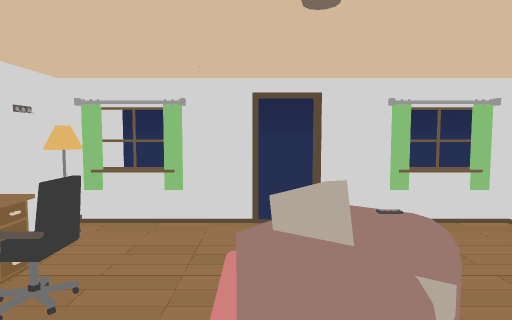
view 1 (above)

12 first-person views from a walk through a Unity game level. The camera is 1.4 m above the floor, tilts 4° down and sees 75° across. Doors are open. The floor is counted in squares, 1 m on a side. Each view is taken from the middle of a square. On the plan, view 1 faces up. The plan holds only what a view shows up to about 15 squares ahead; the rest is blank. The player character is not drawn.

view 2
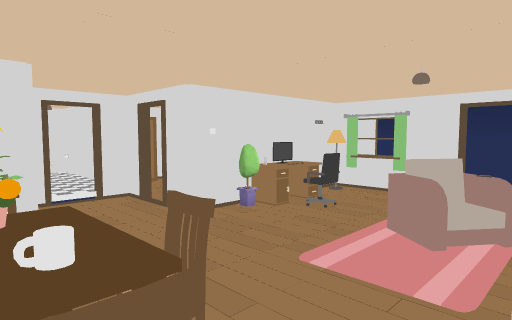

view 3
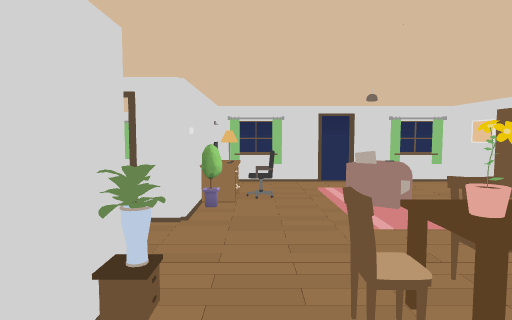

view 4
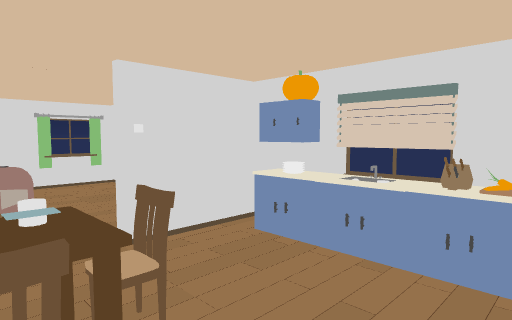

view 5
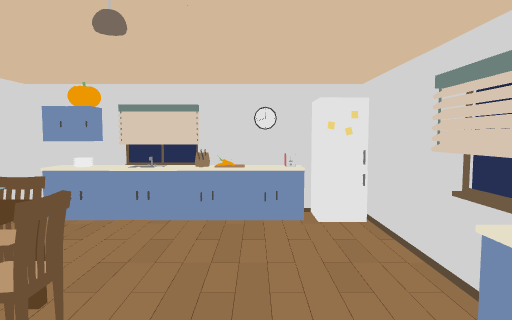

view 6
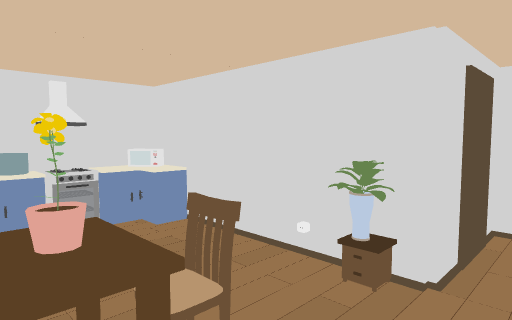

view 7
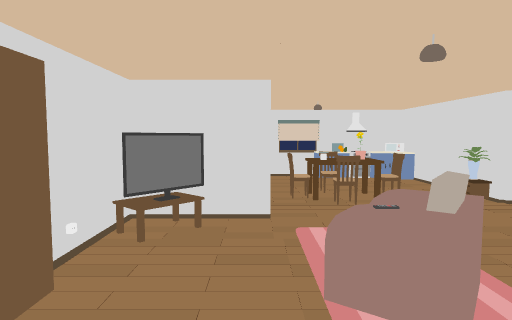

view 8
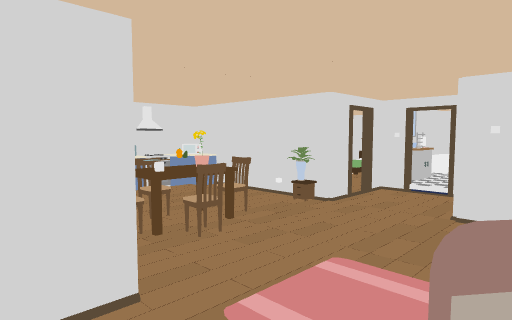

view 9
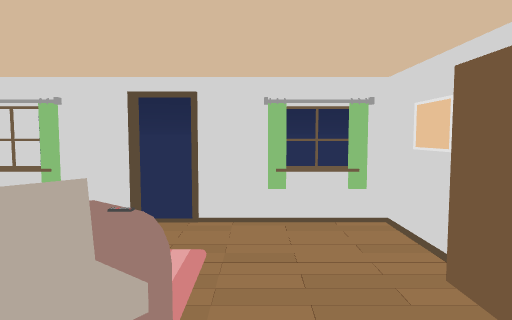

view 10
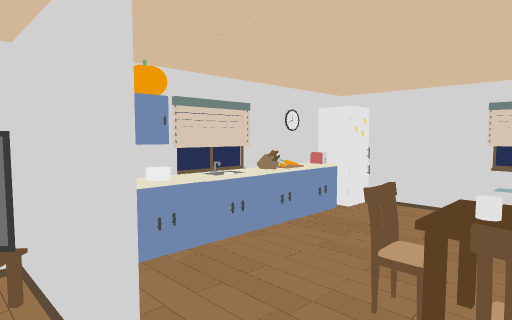

view 11
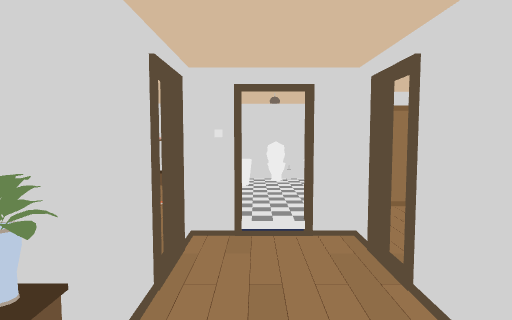

view 12
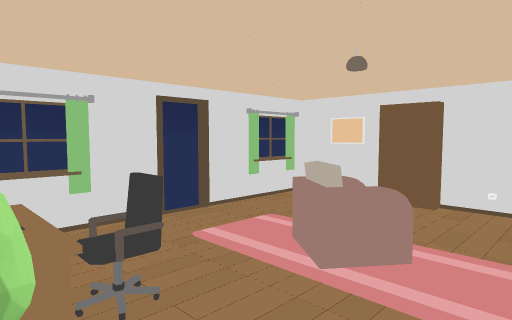

### Floor plan
Key: @ floor where view 1 was taken; # wall or solid block; . floor; D open door; = window, fence, low wall or low ledge; C curtain; O other object.
Columns run from 6 left of view 1 to 4 right of it. Each row starts with its distance up from view 1.
  6    ###DD###
  5    #C.DD.C#
  4    #......#
  3    #=.....#
  2    #..=#..#
  1  #D#......O
  0 #DD...@..##
 -1 D.......###
 -2 #DD#..#...#
 -3    #.###..#
 -4    #......#
 -5    #......#
 -6    #==#..##
 -7    ########

Positions as (right, up) in squares from view 1, and headings:
1: (0, 0), facing up
2: (2, -3), facing up-left
3: (-2, -5), facing up
4: (0, -5), facing up-right
5: (-2, -5), facing right
6: (0, -1), facing down-left
7: (2, 5), facing down
8: (3, 2), facing down-left
9: (2, 0), facing up
10: (0, 0), facing down-right
11: (-1, -1), facing left
12: (-3, 0), facing up-right
